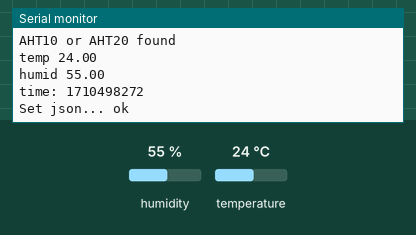
A sketch run on a simulated ESP32. On the bench: the last lines printed to the serial monitor. The test bench sets the inputs (shaded band); at power-on: humidity 55 %, temperature 24 °C. WiFi joins after 1.5 s; servers stay silent unless stated; the local clock reads 2024-03-15 10:24:30 at power-on unless the sketch sets it.

Above: at 3.2 s.
3.3 s: humidity set to 22 %
At 4.2 s:
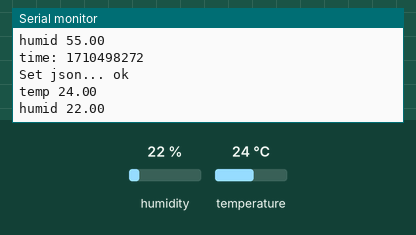
4.8 s: temperature set to 12 °C
At 6.1 s:
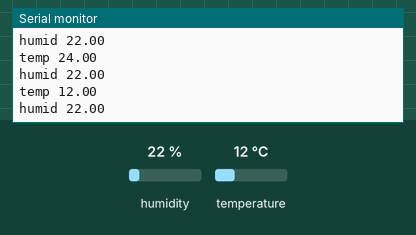
6.3 s: humidity set to 40 %
At 7.4 s:
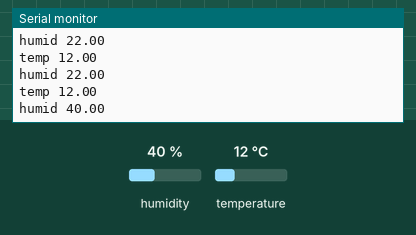
Timing chart, 0 to 9.3 s (numbered marks = the images above; inputs shaded):
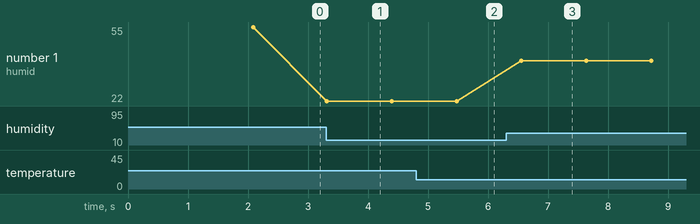

The sketch:

Firebase_AHT20.ino
```cpp
#include <Wire.h>
#include <Adafruit_GFX.h>
#include <Adafruit_AHTX0.h>
#include "WiFi.h"
#include <Firebase_ESP_Client.h>
#include "time.h"
#include "config.h"

// Provide the token generation process info.
#include "addons/TokenHelper.h"

// Provide the RTDB payload printing info and other helper functions.
#include "addons/RTDBHelper.h"

// Insert Firebase project API Key
#define API_KEY "AIzaSyDqSzk31Da0ZHyB4G_qUP8kgu5fnqu8je4"

// Insert Authorized Email and Corresponding Password
#define USER_EMAIL "chancheep.tk@gmail.com"
#define USER_PASSWORD "12345678"

// Insert RTDB URLefine the RTDB URL
#define DATABASE_URL "https://embeddedfirebase-1263a-default-rtdb.asia-southeast1.firebasedatabase.app/"

// Define Firebase objects
FirebaseData fbdo;
FirebaseAuth auth;
FirebaseConfig config;

// Variable to save USER UID
String uid;

// Database main path (to be updated in setup with the user UID)
String databasePath;
// Database child nodes
String tempPath = "/temperature";
String humPath = "/humidity";
String timePath = "/timestamp";


// Parent Node (to be updated in every loop)
String parentPath;

int timestamp;
FirebaseJson json;

const char* ntpServer = "pool.ntp.org";


// AHT20 sensor
Adafruit_AHTX0 aht;
sensors_event_t humidity, temp;

// Timer variables (send new readings every three minutes)
unsigned long sendDataPrevMillis = 0;
unsigned long timerDelay = 180000;

/* Value Buffer */
char buf[100]; //Reserved for 100 bytes

// Initialize WiFi
void initWiFi() {
  WiFi.begin(ssid,pass);
  Serial.print("Connecting to WiFi ..");
  while (WiFi.status() != WL_CONNECTED) {
    Serial.print('.');
    delay(1000);
  }
  Serial.println(WiFi.localIP());
  Serial.println();
}

// Function that gets current epoch time
unsigned long getTime() {
  time_t now;
  struct tm timeinfo;
  if (!getLocalTime(&timeinfo)) {
    //Serial.println("Failed to obtain time");
    return(0);
  }
  time(&now);
  return now;
}

void setup() {
  Serial.begin(115200);
  initWiFi();

  configTime(0, 0, ntpServer);

  // Assign the api key (required)
  config.api_key = API_KEY;

  // Assign the user sign in credentials
  auth.user.email = USER_EMAIL;
  auth.user.password = USER_PASSWORD;

  // Assign the RTDB URL (required)
  config.database_url = DATABASE_URL;

  Firebase.reconnectWiFi(true);
  fbdo.setResponseSize(4096);

  // Assign the callback function for the long running token generation task */
  config.token_status_callback = tokenStatusCallback; //see addons/TokenHelper.h

  // Assign the maximum retry of token generation
  config.max_token_generation_retry = 5;

  // Initialize the library with the Firebase authen and config
  Firebase.begin(&config, &auth);

  // Getting the user UID might take a few seconds
  Serial.println("Getting User UID");
  while ((auth.token.uid) == "") {
    Serial.print('.');
    delay(1000);
  }
  // Print user UID
  uid = auth.token.uid.c_str();
  Serial.print("User UID: ");
  Serial.println(uid);

  // Update database path
  databasePath = "/UsersData/" + uid + "/readings";


  if (! aht.begin()) {
    Serial.println("Could not find AHT? Check wiring");
    while (1) delay(10);
  }
  Serial.println("AHT10 or AHT20 found");

}

void loop() {

  aht.getEvent(&humidity, &temp);// populate temp and humidity objects with fresh data

  /* mqtt-server Transmission */
  sprintf(buf, "temp %.2f", temp.temperature); //Make it text in the buffer (buf)
  Serial.println(buf);
  sprintf(buf, "humid %.2f", humidity.relative_humidity);
  Serial.println(buf);

  // Send new readings to database
  if (Firebase.ready() && (millis() - sendDataPrevMillis > timerDelay || sendDataPrevMillis == 0)){
    sendDataPrevMillis = millis();

    //Get current timestamp
    timestamp = getTime();
    Serial.print ("time: ");
    Serial.println (timestamp);

    parentPath= databasePath + "/" + String(timestamp);

    json.set(tempPath.c_str(), String(temp.temperature));
    json.set(humPath.c_str(), String(humidity.relative_humidity));
    json.set(timePath, String(timestamp));
    Serial.printf("Set json... %s\n", Firebase.RTDB.setJSON(&fbdo, parentPath.c_str(), &json) ? "ok" : fbdo.errorReason().c_str());
  }

  delay(1000);
}
```

config.h
```cpp
/* NetPie MQTT Server */
//const char* mqttServer = "broker.netpie.io";
//const int mqttPort = 1883;
//const char* mqttClient = ""; //Client ID
//const char* mqttUser = ""; //Token
//const char* mqttPassword = ""; //Secret

/* (WiFi) Variables */
char ssid[] = "MyWifi2G"; // Your WiFi credentials.
char pass[] = "31133985"; // Set password to "" for open networks.
```

Measured:
- after the input at 3.3 s, the serial monitor: prints a new line at once (image 1)
- after the input at 4.8 s, the serial monitor: prints a new line after 0.68 s (image 2)
- after the input at 6.3 s, the serial monitor: prints a new line after 0.26 s (image 3)
- plotted number 1: 55 → 22 after the input at 3.3 s, 22 → 40 after the input at 6.3 s
